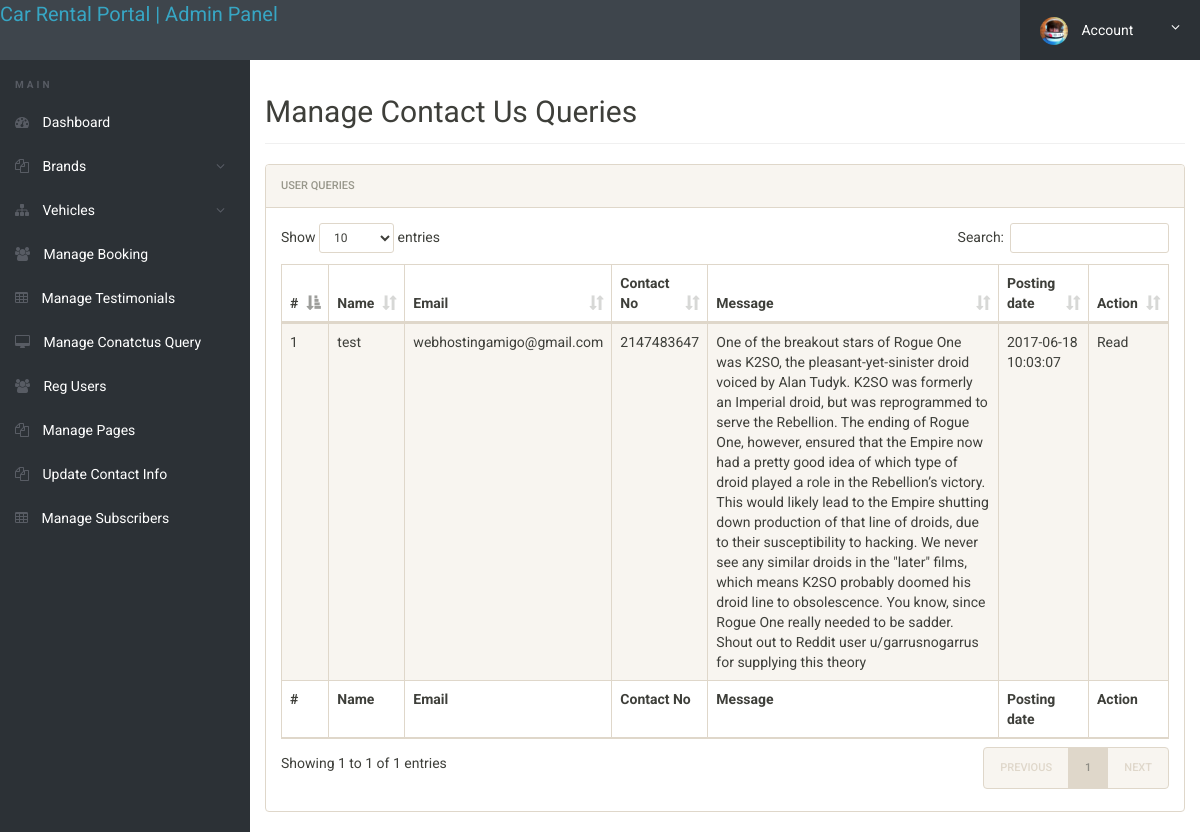
/admin/manage-conactusquery.php (signed in), run on the app's committed database.
### tables this page shows
CREATE TABLE `tblcontactusquery` (
  `id` int(11) NOT NULL,
  `name` varchar(100) DEFAULT NULL,
  `EmailId` varchar(120) DEFAULT NULL,
  `ContactNumber` char(11) DEFAULT NULL,
  `Message` longtext,
  `PostingDate` timestamp NOT NULL DEFAULT CURRENT_TIMESTAMP,
  `status` int(11) DEFAULT NULL
);

### admin/manage-conactusquery.php (the view, shortened to what this page needs)
<?php
include('includes/config.php');
if(strlen($_SESSION['alogin'])==0)
	{
header('location:index.php');
}
else{
 ?>
<!doctype html>
<html lang="en" class="no-js">
<head>
	<link rel="stylesheet" href="css/font-awesome.min.css">
	<link rel="stylesheet" href="css/bootstrap.min.css">
	<link rel="stylesheet" href="css/dataTables.bootstrap.min.css">
	<link rel="stylesheet" href="css/bootstrap-social.css">
	<link rel="stylesheet" href="css/bootstrap-select.css">
	<link rel="stylesheet" href="css/fileinput.min.css">
	<link rel="stylesheet" href="css/awesome-bootstrap-checkbox.css">
	<link rel="stylesheet" href="css/style.css">
</head>
<body>
	<?php include('includes/header.php');?>
	<div class="ts-main-content">
		<?php include('includes/leftbar.php');?>
		<div class="content-wrapper">
			<div class="container-fluid">
				<div class="row">
					<div class="col-md-12">
						<h2 class="page-title">Manage Contact Us Queries</h2>
						<div class="panel panel-default">
							<div class="panel-heading">User queries</div>
							<div class="panel-body">
								<table id="zctb" class="display table table-striped table-bordered table-hover" cellspacing="0" width="100%">
									<thead>
										<tr>
										<th>#</th>
											<th>Name</th>
											<th>Email</th>
											<th>Contact No</th>
											<th>Message</th>
											<th>Posting date</th>
											<th>Action</th>
										</tr>
									</thead>
									<tfoot>
										<tr>
										<th>#</th>
											<th>Name</th>
											<th>Email</th>
											<th>Contact No</th>
											<th>Message</th>
											<th>Posting date</th>
											<th>Action</th>
										</tr>
									</tfoot>
									<tbody>
									<?php $sql = "SELECT * from  tblcontactusquery ";
$query = $dbh -> prepare($sql);
$query->execute();
$results=$query->fetchAll(PDO::FETCH_OBJ);
$cnt=1;
if($query->rowCount() > 0)
{
foreach($results as $result)
{				?>
										<tr>
											<td><?php echo htmlentities($cnt);?></td>
											<td><?php echo htmlentities($result->name);?></td>
											<td><?php echo htmlentities($result->EmailId);?></td>
											<td><?php echo htmlentities($result->ContactNumber);?></td>
											<td><?php echo htmlentities($result->Message);?></td>
											<td><?php echo htmlentities($result->PostingDate);?></td>
																<?php if($result->status==1)
{
	?><td>Read</td>
<?php } else {?>
<td><a href="manage-conactusquery.php?eid=<?php echo htmlentities($result->id);?>" onclick="return confirm('Do you really want to read')" >Pending</a>
</td>
<?php } ?>
										</tr>
										<?php $cnt=$cnt+1; }} ?>
									</tbody>
								</table>
							</div>
						</div>
					</div>
				</div>
			</div>
		</div>
	</div>
</body>
</html>
<?php } ?>

### admin/css/style.css (style rules this page uses)
html { font-size: 14px; }
@media only screen and (min-width: 480px) { html { font-size: 17px; } }
@media only screen and (min-width: 768px) { html { font-size: 14px; } }
body { font-size: 1em; }
.panel { overflow: hidden; }
.page-title { padding-bottom: 15px; margin-bottom: 20px; border-bottom: 1px solid #f0f0f0; }
.ts-main-content .content-wrapper { padding-top: 15px; margin-top: 60px; }
@media only screen and (min-width: 992px) { .ts-main-content .content-wrapper { margin-left: 250px; } }

### data on the page
tblcontactusquery: name "test", EmailId "webhostingamigo@gmail.com", ContactNumber "2147483647", Message "One of the breakout stars of Rogue One was K2SO, the pleasant-yet-sinister droid voiced by Alan Tudyk. K2SO was formerly an Imperial droid, but was reprogrammed to serve the Rebellion. The ending of Rogue One, however, ensured that the Empire now had a pretty good idea of which type of droid played a role in the Rebellion’s victory. This would likely lead to the Empire shutting down production of that line of droids, due to their susceptibility to hacking. We never see any similar droids in the \"later\" films, which means K2SO probably doomed his droid line to obsolescence. You know, since Rogue One really needed to be sadder. Shout out to Reddit user u/garrusnogarrus for supplying this…", PostingDate "2017-06-18 10:03:07", status "Read"
